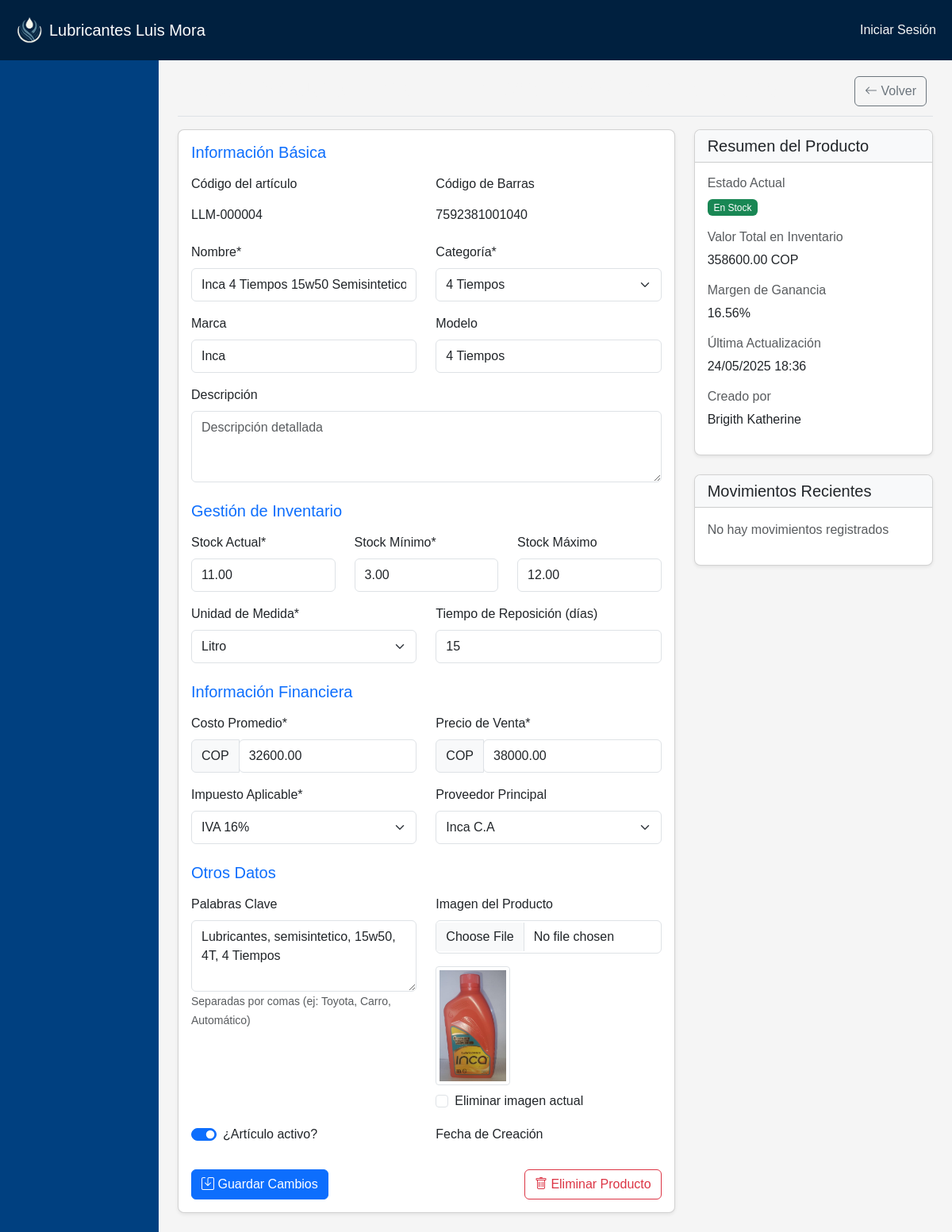
Page /articulos/editar/8/ on the committed database.
### aplicacion/models.py (models this page shows, shortened)
class Articulo(models.Model):
    codigo = models.CharField(max_length=50, unique=True, verbose_name="Código")
    codigo_barras = models.CharField(max_length=100, blank=True, unique=True, null=True)
    nombre = models.CharField(max_length=200)
    descripcion = models.TextField(blank=True, verbose_name="Descripción")
    categoria = models.ForeignKey(Categoria, on_delete=models.SET_NULL, null=True, blank=True)
    marca = models.CharField(max_length=100, blank=True)
    modelo = models.CharField(max_length=100, blank=True)
    imagen = models.ImageField(upload_to='articulos/', null=True, blank=True)
    stock_actual = models.DecimalField(max_digits=12, decimal_places=2, default=0)
    stock_minimo = models.DecimalField(max_digits=12, decimal_places=2, default=0)
    stock_maximo = models.DecimalField(max_digits=12, decimal_places=2, null=True, blank=True)
    UNIDADES_MEDIDA = (
        ('UN', 'Unidad'),
        ('KG', 'Kilogramo'),
        ('LT', 'Litro'),
        ('MT', 'Metro'),
        ('PAR', 'Par'),
        ('JUEGO', 'Juego'),
        ('CAJA', 'Caja'),
    )
    unidad_medida = models.CharField(max_length=10, choices=UNIDADES_MEDIDA, default='UN')
    costo_promedio = models.DecimalField(max_digits=12, decimal_places=2, default=0)
    precio_venta = models.DecimalField(max_digits=12, decimal_places=2, default=0)
    TIPO_IMPUESTO = (
        (Decimal('0.00'), 'Exento'),
        (Decimal('0.16'), 'IVA 16%'),
        (Decimal('0.08'), 'IVA 8%'),
    )
    tasa_impuesto = models.DecimalField(max_digits=4, decimal_places=2, choices=TIPO_IMPUESTO, default=Decimal('0.16'))
    proveedor_principal = models.ForeignKey(Proveedor, on_delete=models.SET_NULL, null=True, blank=True)
    lead_time = models.PositiveIntegerField(default=0, help_text="Tiempo de reposición en días")
    activo = models.BooleanField(default=True)
    fecha_creacion = models.DateTimeField(auto_now_add=True)
    fecha_actualizacion = models.DateTimeField(auto_now=True)
    creado_por = models.ForeignKey(CustomUser, on_delete=models.SET_NULL, null=True, related_name='articulos_creados')
    palabras_clave = models.TextField(
        blank=True,
        help_text="Ingrese palabras clave separadas por comas. Ej: Toyota, Carro, Automático"
    )
    class Meta:
        verbose_name = "Artículo"
        verbose_name_plural = "Artículos"
        ordering = ['nombre']
        indexes = [
            models.Index(fields=['codigo']),
            models.Index(fields=['nombre']),
            models.Index(fields=['categoria']),
            models.Index(fields=['activo']),
        ]
    @property
    def valor_total(self):
        return self.stock_actual * self.costo_promedio
    @property
    def necesita_reabastecimiento(self):
        return self.stock_actual < self.stock_minimo
    @property
    def margen_ganancia(self):
        if self.costo_promedio == 0:
            return 0
        return ((self.precio_venta - self.costo_promedio) / self.costo_promedio) * 100

class CustomUser(AbstractUser):
    ROLES = (
        ('admin', 'Administrador'),
        ('personal', 'Personal'),
        ("invitado", "Invitado"),
    )
    rol = models.CharField(max_length=20, choices=ROLES, default='cliente')
    telefono = models.CharField(max_length=20, blank=True, verbose_name="Teléfono")
    direccion = models.TextField(blank=True, verbose_name="Dirección")
    foto_perfil = models.ImageField(upload_to='perfiles/', blank=True, null=True, verbose_name="Foto de perfil")
    admin = models.BooleanField(default=False, verbose_name="¿Administrador?")
    class Meta:
        verbose_name = 'Usuario'
        verbose_name_plural = 'Usuarios'

### aplicacion/view/views_api.py (the view)
# urls.py: path('articulos/editar/<int:producto_id>/', editar_producto, name='editar_articulo'),
def editar_producto(request, producto_id):
    producto = get_object_or_404(Articulo, id=producto_id)
    categorias = Categoria.objects.all()
    movimientos = MovimientoInventario.objects.filter(articulo=producto).order_by('-fecha')[:5]
    if request.method == 'POST':
        form = ArticuloForm(request.POST, request.FILES, instance=producto, editing=True, user=request.user)
        if form.is_valid():
            producto = form.save(commit=False)
            producto.codigo = Articulo.objects.get(id=producto_id).codigo
            producto.codigo_barras = Articulo.objects.get(id=producto_id).codigo_barras
            producto.creado_por = Articulo.objects.get(id=producto_id).creado_por
            producto.fecha_creacion = Articulo.objects.get(id=producto_id).fecha_creacion
            if 'eliminar_imagen' in request.POST and request.POST['eliminar_imagen'] == 'on':
                producto.imagen.delete(save=True)
            producto.save()
            messages.success(request, f'El producto "{producto.nombre}" ha sido actualizado correctamente.')
            return redirect('inventario')
    else:
        form = ArticuloForm(instance=producto, editing=True, user=request.user)
    context = {
        'producto': producto,
        'form': form,
        'categorias': categorias,
        'movimientos': movimientos,
    }
    return render(request, 'Forms/editar_articulos.html', context)

### aplicacion/models.py (called while the page is built)
    def __str__(self):
        return self.nombre

    def __str__(self):
        return self.nombre

### aplicacion/templates/Forms/editar_articulos.html (shortened to what this page needs)
{% extends 'paneles/admin.html' %}
{% load static %}
{% block dashboard %}
<link rel="stylesheet" href="{% static 'css/inventario.css' %}">
<div class="d-flex justify-content-between flex-wrap flex-md-nowrap align-items-center pt-3 pb-2 mb-3 border-bottom">
  <h1 class="h2">Editar Producto: {{ producto.nombre }}</h1>
  <div>
    <a href="{% url 'inventario' %}" class="btn btn-outline-secondary me-2">
      <i class="bi bi-arrow-left"></i> Volver
    </a>
  </div>
</div>
<div class="row">
  <div class="col-lg-8">
    <div class="card shadow-sm mb-4">
      <div class="card-body">
        <form method="post" enctype="multipart/form-data" id="productForm">
          <h5 class="mb-3 text-primary">Información Básica</h5>
          <div class="row mb-3">
            <div class="col-md-6">
              <label for="id_codigo" class="form-label">Código del artículo</label>
              {{ form.codigo }}
            </div>
            <div class="col-md-6">
              <label for="id_codigo_barras" class="form-label">Código de Barras</label>
              {{ form.codigo_barras }}
            </div>
          </div>
          <div class="row mb-3">
            <div class="col-md-6">
              <label for="id_nombre" class="form-label">Nombre*</label>
              {{ form.nombre }}
            </div>
            <div class="col-md-6">
              <label for="id_categoria" class="form-label">Categoría*</label>
              {{ form.categoria }}
            </div>
          </div>
          <div class="row mb-3">
            <div class="col-md-6">
              <label for="id_marca" class="form-label">Marca</label>
              {{ form.marca }}
            </div>
            <div class="col-md-6">
              <label for="id_modelo" class="form-label">Modelo</label>
              {{ form.modelo }}
            </div>
          </div>
          <div class="mb-3">
            <label for="id_descripcion" class="form-label">Descripción</label>
            {{ form.descripcion }}
          </div>
          <h5 class="mb-3 mt-4 text-primary">Gestión de Inventario</h5>
          <div class="row mb-3">
            <div class="col-md-4">
              <label for="id_stock_actual" class="form-label">Stock Actual*</label>
              {{ form.stock_actual }}
            </div>
            <div class="col-md-4">
              <label for="id_stock_minimo" class="form-label">Stock Mínimo*</label>
              {{ form.stock_minimo }}
            </div>
            <div class="col-md-4">
              <label for="id_stock_maximo" class="form-label">Stock Máximo</label>
              {{ form.stock_maximo }}
            </div>
          </div>
          <div class="row mb-3">
            <div class="col-md-6">
              <label for="id_unidad_medida" class="form-label">Unidad de Medida*</label>
              {{ form.unidad_medida }}
            </div>
            <div class="col-md-6">
              <label for="id_lead_time" class="form-label">Tiempo de Reposición (días)</label>
              {{ form.lead_time }}
            </div>
          </div>
          <h5 class="mb-3 mt-4 text-primary">Información Financiera</h5>
          <div class="row mb-3">
            <div class="col-md-6">
              <label for="id_costo_promedio" class="form-label">Costo Promedio*</label>
              <div class="input-group">
                <span class="input-group-text">COP</span>
                {{ form.costo_promedio }}
              </div>
            </div>
            <div class="col-md-6">
              <label for="id_precio_venta" class="form-label">Precio de Venta*</label>
              <div class="input-group">
                <span class="input-group-text">COP</span>
                {{ form.precio_venta }}
              </div>
            </div>
          </div>
          <div class="row mb-3">
            <div class="col-md-6">
              <label for="id_tasa_impuesto" class="form-label">Impuesto Aplicable*</label>
              {{ form.tasa_impuesto }}
            </div>
            <div class="col-md-6">
              <label for="id_proveedor_principal" class="form-label">Proveedor Principal</label>
              {{ form.proveedor_principal }}
            </div>
          </div>
          <h5 class="mb-3 mt-4 text-primary">Otros Datos</h5>
          <div class="row mb-3">
            <div class="col-md-6">
              <label for="id_palabras_clave" class="form-label">Palabras Clave</label>
              {{ form.palabras_clave }}
              <small class="text-muted">Separadas por comas (ej: Toyota, Carro, Automático)</small>
            </div>
            <div class="col-md-6">
              <label for="id_imagen" class="form-label">Imagen del Producto</label>
              {{ form.imagen }}
              {% if producto.imagen %}
              <div class="mt-2">
                <img src="{{ producto.imagen.url }}" alt="Imagen actual" class="img-thumbnail mt-2" style="max-height: 150px;">
                <div class="form-check mt-2">
                  <input class="form-check-input" type="checkbox" id="eliminar_imagen" name="eliminar_imagen">
                  <label class="form-check-label" for="eliminar_imagen">
                    Eliminar imagen actual
                  </label>
                </div>
              </div>
              {% endif %}
            </div>
          </div>
          <div class="row mb-3">
            <div class="col-md-6">
              <div class="form-check form-switch">
                {{ form.activo }}
                <label class="form-check-label" for="id_activo">¿Artículo activo?</label>
              </div>
            </div>
            <div class="col-md-6">
              <label for="id_fecha_creacion" class="form-label">Fecha de Creación</label>
            </div>
          </div>
          <div class="d-flex justify-content-between mt-4">
            <button type="submit" class="btn btn-primary">
              <i class="bi bi-save"></i> Guardar Cambios
            </button>
            <button type="button" class="btn btn-outline-danger" data-bs-toggle="modal" data-bs-target="#deleteModal">
              <i class="bi bi-trash"></i> Eliminar Producto
            </button>
          </div>
        </form>
      </div>
    </div>
  </div>
  <div class="col-lg-4">
    <div class="card shadow-sm mb-4">
      <div class="card-header bg-light">
        <h5 class="mb-0">Resumen del Producto</h5>
      </div>
      <div class="card-body">
        <div class="mb-3">
          <h6 class="text-muted">Estado Actual</h6>
          <span class="badge {% if producto.stock_actual == 0 %}bg-danger{% elif producto.necesita_reabastecimiento %}bg-warning text-dark{% else %}bg-success{% endif %}">
            {% if producto.stock_actual == 0 %}Agotado{% elif producto.necesita_reabastecimiento %}Stock Bajo{% else %}En Stock{% endif %}
          </span>
        </div>
        <div class="mb-3">
          <h6 class="text-muted">Valor Total en Inventario</h6>
          <p>{{ producto.valor_total|floatformat:2 }} COP</p>
        </div>
        <div class="mb-3">
          <h6 class="text-muted">Margen de Ganancia</h6>
          <p>{{ producto.margen_ganancia|floatformat:2 }}%</p>
        </div>
        <div class="mb-3">
          <h6 class="text-muted">Última Actualización</h6>
          <p>{{ producto.fecha_actualizacion|date:"d/m/Y H:i" }}</p>
        </div>
        <div class="mb-3">
          <h6 class="text-muted">Creado por</h6>
          <p>{{ producto.creado_por.get_full_name|default:producto.creado_por.username }}</p>
        </div>
      </div>
    </div>
    <div class="card shadow-sm">
      <div class="card-header bg-light">
        <h5 class="mb-0">Movimientos Recientes</h5>
      </div>
      <div class="card-body">
        {% if movimientos %}
        <div class="list-group list-group-flush">
          {% for movimiento in movimientos %}
          <div class="list-group-item border-0 px-0 py-2">
            <div class="d-flex justify-content-between">
              <div>
                <h6 class="mb-1">{{ movimiento.get_tipo_display }}</h6>
                <small class="text-muted">{{ movimiento.fecha|date:"d/m/Y H:i" }}</small>
              </div>
              <div class="text-end">
                <span class="d-block {% if movimiento.tipo == 'entrada' %}text-success{% else %}text-danger{% endif %}">
                  {% if movimiento.tipo == 'entrada' %}+{% else %}-{% endif %}{{ movimiento.cantidad }}
                </span>
                <small class="text-muted">Stock: {{ movimiento.stock_resultante }}</small>
              </div>
            </div>
          </div>
          {% endfor %}
        </div>
        {% else %}
        <p class="text-muted">No hay movimientos registrados</p>
        {% endif %}
      </div>
    </div>
  </div>
</div>
{% endblock %}

### aplicacion/static/css/styles.css (style rules this page uses)
:root { --azul-marino-oscuro: #00203F; --azul-marino-medio: #004080; --azul-marino-claro: #005BBB; --azul-acero: #4682B4; --gris-azul: #708090; --blanco-humo: #F5F5F5; }
* { margin: 0; padding: 0; box-sizing: border-box; }
body { background-color: var(--blanco-humo); color: var(--blanco-humo); font-family: 'NotoSansJP', sans-serif; font-size: 16px; line-height: 1.5; }

### aplicacion/static/css/styles_admin.css (style rules this page uses)
.card { border-radius: 0.5rem; overflow: hidden; }

### aplicacion/static/css/inventario.css (style rules this page uses)
.card { transition: all 0.3s ease; border-radius: 0.5rem; }
.badge { font-weight: 500; padding: 0.35em 0.65em; }
#productForm .form-label { font-weight: 500; }
#productForm .form-control, #productForm .form-select { border-radius: 0.375rem; padding: 0.5rem 0.75rem; }
.img-thumbnail { max-width: 100%; height: auto; border-radius: 0.25rem; }

### rows in the picture
Articulo: codigo "LLM-000004", codigo_barras "7592381001040", nombre "Inca 4 Tiempos 15w50 Semisintetico", categoria "4 Tiempos", marca "Inca", modelo "4 Tiempos", stock_actual "11.00", stock_minimo "3.00", stock_maximo "12.00", unidad_medida "Litro", lead_time "15", costo_promedio "32600.00", precio_venta "38000.00", tasa_impuesto "IVA 16%", proveedor_principal "Inca C.A", palabras_clave "Lubricantes, semisintetico, 15w50, 4T, 4 Tiempos", imagen (picture), activo "☑", valor_total "358600.00", margen_ganancia "16.56", fecha_actualizacion "24/05/2025 18:36", creado_por.get_full_name "Brigith Katherine"
